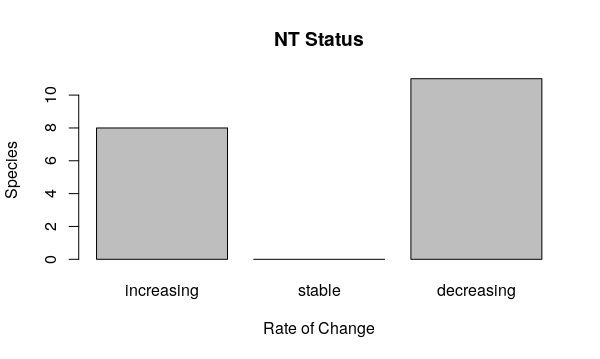

This chart was generated by the following R code:
NT <- read.csv(file ="/home/eeb177-student/Desktop/eeb-177/final-project/chiroptera/NTstatus.csv")
status <- NT[,1]
number <-NT[,2]
barplot(number,main="NT Status", xlab="Rate of Change", ylab= "Species", names.arg=status)

dput(number)
